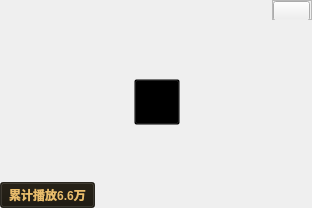
<?xml version="1.0" encoding="UTF-8"?>
<ui version="4.0">
 <class>CusLabel2</class>
 <widget class="QWidget" name="CusLabel2">
  <property name="geometry">
   <rect>
    <x>0</x>
    <y>0</y>
    <width>312</width>
    <height>208</height>
   </rect>
  </property>
  <property name="windowTitle">
   <string>Form</string>
  </property>
  <layout class="QVBoxLayout" name="verticalLayout_4">
   <property name="spacing">
    <number>0</number>
   </property>
   <property name="leftMargin">
    <number>0</number>
   </property>
   <property name="topMargin">
    <number>0</number>
   </property>
   <property name="rightMargin">
    <number>0</number>
   </property>
   <property name="bottomMargin">
    <number>0</number>
   </property>
   <item>
    <layout class="QVBoxLayout" name="verticalLayout_3">
     <item>
      <layout class="QHBoxLayout" name="horizontalLayout_2">
       <item>
        <spacer name="horizontalSpacer_3">
         <property name="orientation">
          <enum>Qt::Horizontal</enum>
         </property>
         <property name="sizeHint" stdset="0">
          <size>
           <width>40</width>
           <height>13</height>
          </size>
         </property>
        </spacer>
       </item>
       <item>
        <widget class="QFrame" name="frame_mark">
         <property name="minimumSize">
          <size>
           <width>40</width>
           <height>20</height>
          </size>
         </property>
         <property name="maximumSize">
          <size>
           <width>40</width>
           <height>20</height>
          </size>
         </property>
         <property name="frameShape">
          <enum>QFrame::StyledPanel</enum>
         </property>
         <property name="frameShadow">
          <enum>QFrame::Raised</enum>
         </property>
         <layout class="QVBoxLayout" name="verticalLayout">
          <property name="spacing">
           <number>0</number>
          </property>
          <property name="leftMargin">
           <number>0</number>
          </property>
          <property name="topMargin">
           <number>0</number>
          </property>
          <property name="rightMargin">
           <number>0</number>
          </property>
          <property name="bottomMargin">
           <number>0</number>
          </property>
          <item>
           <widget class="QPushButton" name="pushButton_rightMark">
            <property name="minimumSize">
             <size>
              <width>40</width>
              <height>20</height>
             </size>
            </property>
            <property name="maximumSize">
             <size>
              <width>40</width>
              <height>20</height>
             </size>
            </property>
            <property name="styleSheet">
             <string notr="true">QPushButton
{
color: #ffff7f;
margin-right: 3px;
border-image: url(://images/home/vtitle_vvip.png);
}

QPushButton:hover
{
color: #aa00ff;
background-color: transparent;
}</string>
            </property>
            <property name="text">
             <string/>
            </property>
           </widget>
          </item>
         </layout>
        </widget>
       </item>
      </layout>
     </item>
     <item>
      <layout class="QVBoxLayout" name="verticalLayout_2">
       <item>
        <spacer name="verticalSpacer">
         <property name="orientation">
          <enum>Qt::Vertical</enum>
         </property>
         <property name="sizeHint" stdset="0">
          <size>
           <width>20</width>
           <height>40</height>
          </size>
         </property>
        </spacer>
       </item>
       <item>
        <layout class="QHBoxLayout" name="horizontalLayout">
         <item>
          <spacer name="horizontalSpacer">
           <property name="orientation">
            <enum>Qt::Horizontal</enum>
           </property>
           <property name="sizeHint" stdset="0">
            <size>
             <width>40</width>
             <height>20</height>
            </size>
           </property>
          </spacer>
         </item>
         <item>
          <widget class="QFrame" name="frame_play">
           <property name="minimumSize">
            <size>
             <width>50</width>
             <height>50</height>
            </size>
           </property>
           <property name="maximumSize">
            <size>
             <width>50</width>
             <height>50</height>
            </size>
           </property>
           <property name="styleSheet">
            <string notr="true">#frame_play
{
background-color: transparent;
}</string>
           </property>
           <property name="frameShape">
            <enum>QFrame::StyledPanel</enum>
           </property>
           <property name="frameShadow">
            <enum>QFrame::Raised</enum>
           </property>
           <layout class="QGridLayout" name="gridLayout">
            <property name="leftMargin">
             <number>2</number>
            </property>
            <property name="topMargin">
             <number>2</number>
            </property>
            <property name="rightMargin">
             <number>2</number>
            </property>
            <property name="bottomMargin">
             <number>2</number>
            </property>
            <property name="horizontalSpacing">
             <number>0</number>
            </property>
            <item row="0" column="0">
             <widget class="QPushButton" name="pushButton_play">
              <property name="minimumSize">
               <size>
                <width>46</width>
                <height>46</height>
               </size>
              </property>
              <property name="maximumSize">
               <size>
                <width>46</width>
                <height>46</height>
               </size>
              </property>
              <property name="styleSheet">
               <string notr="true">#pushButton_play
{
background-color: transparent;
border-image: url(:/images/tray/recvideo_play.png);
}</string>
              </property>
              <property name="text">
               <string/>
              </property>
             </widget>
            </item>
           </layout>
          </widget>
         </item>
         <item>
          <spacer name="horizontalSpacer_2">
           <property name="orientation">
            <enum>Qt::Horizontal</enum>
           </property>
           <property name="sizeHint" stdset="0">
            <size>
             <width>40</width>
             <height>20</height>
            </size>
           </property>
          </spacer>
         </item>
        </layout>
       </item>
       <item>
        <spacer name="verticalSpacer_2">
         <property name="orientation">
          <enum>Qt::Vertical</enum>
         </property>
         <property name="sizeHint" stdset="0">
          <size>
           <width>20</width>
           <height>40</height>
          </size>
         </property>
        </spacer>
       </item>
      </layout>
     </item>
     <item>
      <layout class="QHBoxLayout" name="horizontalLayout_3">
       <item>
        <widget class="QPushButton" name="pushButton_playcounts">
         <property name="minimumSize">
          <size>
           <width>95</width>
           <height>26</height>
          </size>
         </property>
         <property name="maximumSize">
          <size>
           <width>95</width>
           <height>16777215</height>
          </size>
         </property>
         <property name="styleSheet">
          <string notr="true">QPushButton
{
color: #e9bd6c;
font-weight: 800;
background-color: rgba(26, 22, 13,0.8);
}

QPushButton:hover
{

}</string>
         </property>
         <property name="text">
          <string>累计播放6.6万</string>
         </property>
        </widget>
       </item>
       <item>
        <spacer name="horizontalSpacer_4">
         <property name="orientation">
          <enum>Qt::Horizontal</enum>
         </property>
         <property name="sizeHint" stdset="0">
          <size>
           <width>40</width>
           <height>20</height>
          </size>
         </property>
        </spacer>
       </item>
      </layout>
     </item>
    </layout>
   </item>
  </layout>
 </widget>
 <resources/>
 <connections/>
</ui>
